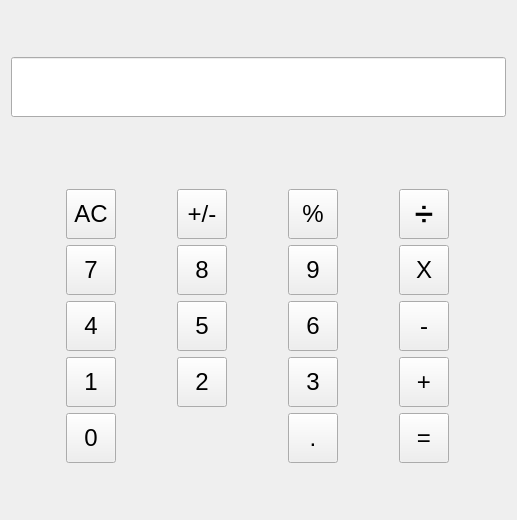
<?xml version="1.0" encoding="UTF-8"?>
<ui version="4.0">
 <class>Dialog</class>
 <widget class="QDialog" name="Dialog">
  <property name="geometry">
   <rect>
    <x>0</x>
    <y>0</y>
    <width>517</width>
    <height>520</height>
   </rect>
  </property>
  <property name="windowTitle">
   <string>Dialog</string>
  </property>
  <layout class="QVBoxLayout" name="verticalLayout_2">
   <item>
    <widget class="QLineEdit" name="line_value">
     <property name="minimumSize">
      <size>
       <width>0</width>
       <height>60</height>
      </size>
     </property>
    </widget>
   </item>
   <item>
    <spacer name="verticalSpacer">
     <property name="orientation">
      <enum>Qt::Vertical</enum>
     </property>
     <property name="sizeType">
      <enum>QSizePolicy::Fixed</enum>
     </property>
     <property name="sizeHint" stdset="0">
      <size>
       <width>20</width>
       <height>20</height>
      </size>
     </property>
    </spacer>
   </item>
   <item>
    <layout class="QGridLayout" name="gridLayout_2">
     <item row="4" column="2">
      <widget class="QToolButton" name="btn_9">
       <property name="minimumSize">
        <size>
         <width>50</width>
         <height>50</height>
        </size>
       </property>
       <property name="maximumSize">
        <size>
         <width>50</width>
         <height>50</height>
        </size>
       </property>
       <property name="font">
        <font>
         <pointsize>18</pointsize>
        </font>
       </property>
       <property name="text">
        <string>9</string>
       </property>
      </widget>
     </item>
     <item row="7" column="0">
      <widget class="QToolButton" name="btn_0">
       <property name="minimumSize">
        <size>
         <width>50</width>
         <height>50</height>
        </size>
       </property>
       <property name="maximumSize">
        <size>
         <width>50</width>
         <height>50</height>
        </size>
       </property>
       <property name="font">
        <font>
         <pointsize>18</pointsize>
        </font>
       </property>
       <property name="text">
        <string>0</string>
       </property>
      </widget>
     </item>
     <item row="3" column="1">
      <widget class="QToolButton" name="btn_bs">
       <property name="minimumSize">
        <size>
         <width>50</width>
         <height>50</height>
        </size>
       </property>
       <property name="maximumSize">
        <size>
         <width>50</width>
         <height>50</height>
        </size>
       </property>
       <property name="font">
        <font>
         <pointsize>18</pointsize>
        </font>
       </property>
       <property name="text">
        <string>+/-</string>
       </property>
      </widget>
     </item>
     <item row="7" column="2">
      <widget class="QToolButton" name="btn_point">
       <property name="minimumSize">
        <size>
         <width>50</width>
         <height>50</height>
        </size>
       </property>
       <property name="maximumSize">
        <size>
         <width>50</width>
         <height>50</height>
        </size>
       </property>
       <property name="font">
        <font>
         <pointsize>18</pointsize>
        </font>
       </property>
       <property name="text">
        <string>.</string>
       </property>
      </widget>
     </item>
     <item row="7" column="3">
      <widget class="QToolButton" name="btn_eq">
       <property name="minimumSize">
        <size>
         <width>50</width>
         <height>50</height>
        </size>
       </property>
       <property name="maximumSize">
        <size>
         <width>50</width>
         <height>50</height>
        </size>
       </property>
       <property name="font">
        <font>
         <pointsize>18</pointsize>
        </font>
       </property>
       <property name="text">
        <string>=</string>
       </property>
      </widget>
     </item>
     <item row="6" column="3">
      <widget class="QToolButton" name="btn_add">
       <property name="minimumSize">
        <size>
         <width>50</width>
         <height>50</height>
        </size>
       </property>
       <property name="maximumSize">
        <size>
         <width>50</width>
         <height>50</height>
        </size>
       </property>
       <property name="font">
        <font>
         <pointsize>18</pointsize>
        </font>
       </property>
       <property name="text">
        <string>+</string>
       </property>
      </widget>
     </item>
     <item row="4" column="3">
      <widget class="QToolButton" name="btn_cheng">
       <property name="minimumSize">
        <size>
         <width>50</width>
         <height>50</height>
        </size>
       </property>
       <property name="maximumSize">
        <size>
         <width>50</width>
         <height>50</height>
        </size>
       </property>
       <property name="font">
        <font>
         <pointsize>18</pointsize>
        </font>
       </property>
       <property name="text">
        <string>X</string>
       </property>
      </widget>
     </item>
     <item row="6" column="1">
      <widget class="QToolButton" name="btn_2">
       <property name="minimumSize">
        <size>
         <width>50</width>
         <height>50</height>
        </size>
       </property>
       <property name="maximumSize">
        <size>
         <width>50</width>
         <height>50</height>
        </size>
       </property>
       <property name="font">
        <font>
         <pointsize>18</pointsize>
        </font>
       </property>
       <property name="text">
        <string>2</string>
       </property>
      </widget>
     </item>
     <item row="3" column="3">
      <widget class="QToolButton" name="btn_chu">
       <property name="minimumSize">
        <size>
         <width>50</width>
         <height>50</height>
        </size>
       </property>
       <property name="maximumSize">
        <size>
         <width>50</width>
         <height>50</height>
        </size>
       </property>
       <property name="font">
        <font>
         <pointsize>18</pointsize>
        </font>
       </property>
       <property name="text">
        <string>➗</string>
       </property>
      </widget>
     </item>
     <item row="6" column="0">
      <widget class="QToolButton" name="toolButton_17">
       <property name="minimumSize">
        <size>
         <width>50</width>
         <height>50</height>
        </size>
       </property>
       <property name="maximumSize">
        <size>
         <width>50</width>
         <height>50</height>
        </size>
       </property>
       <property name="font">
        <font>
         <pointsize>18</pointsize>
        </font>
       </property>
       <property name="text">
        <string>=</string>
       </property>
      </widget>
     </item>
     <item row="6" column="0">
      <widget class="QToolButton" name="btn_1">
       <property name="minimumSize">
        <size>
         <width>50</width>
         <height>50</height>
        </size>
       </property>
       <property name="maximumSize">
        <size>
         <width>50</width>
         <height>50</height>
        </size>
       </property>
       <property name="font">
        <font>
         <pointsize>18</pointsize>
        </font>
       </property>
       <property name="text">
        <string>1</string>
       </property>
      </widget>
     </item>
     <item row="4" column="0">
      <widget class="QToolButton" name="btn_7">
       <property name="minimumSize">
        <size>
         <width>50</width>
         <height>50</height>
        </size>
       </property>
       <property name="maximumSize">
        <size>
         <width>50</width>
         <height>50</height>
        </size>
       </property>
       <property name="font">
        <font>
         <pointsize>18</pointsize>
        </font>
       </property>
       <property name="text">
        <string>7</string>
       </property>
      </widget>
     </item>
     <item row="5" column="3">
      <widget class="QToolButton" name="btn_jian">
       <property name="minimumSize">
        <size>
         <width>50</width>
         <height>50</height>
        </size>
       </property>
       <property name="maximumSize">
        <size>
         <width>50</width>
         <height>50</height>
        </size>
       </property>
       <property name="font">
        <font>
         <pointsize>18</pointsize>
        </font>
       </property>
       <property name="text">
        <string>-</string>
       </property>
      </widget>
     </item>
     <item row="3" column="0">
      <widget class="QToolButton" name="toolButton_18">
       <property name="minimumSize">
        <size>
         <width>50</width>
         <height>50</height>
        </size>
       </property>
       <property name="maximumSize">
        <size>
         <width>50</width>
         <height>50</height>
        </size>
       </property>
       <property name="font">
        <font>
         <pointsize>18</pointsize>
        </font>
       </property>
       <property name="text">
        <string>.</string>
       </property>
      </widget>
     </item>
     <item row="4" column="1">
      <widget class="QToolButton" name="btn_8">
       <property name="minimumSize">
        <size>
         <width>50</width>
         <height>50</height>
        </size>
       </property>
       <property name="maximumSize">
        <size>
         <width>50</width>
         <height>50</height>
        </size>
       </property>
       <property name="font">
        <font>
         <pointsize>18</pointsize>
        </font>
       </property>
       <property name="text">
        <string>8</string>
       </property>
      </widget>
     </item>
     <item row="3" column="0">
      <widget class="QToolButton" name="btn_clear">
       <property name="minimumSize">
        <size>
         <width>50</width>
         <height>50</height>
        </size>
       </property>
       <property name="maximumSize">
        <size>
         <width>50</width>
         <height>50</height>
        </size>
       </property>
       <property name="font">
        <font>
         <pointsize>18</pointsize>
        </font>
       </property>
       <property name="text">
        <string>AC</string>
       </property>
      </widget>
     </item>
     <item row="6" column="2">
      <widget class="QToolButton" name="btn_3">
       <property name="minimumSize">
        <size>
         <width>50</width>
         <height>50</height>
        </size>
       </property>
       <property name="maximumSize">
        <size>
         <width>50</width>
         <height>50</height>
        </size>
       </property>
       <property name="font">
        <font>
         <pointsize>18</pointsize>
        </font>
       </property>
       <property name="text">
        <string>3</string>
       </property>
      </widget>
     </item>
     <item row="5" column="0">
      <widget class="QToolButton" name="btn_4">
       <property name="minimumSize">
        <size>
         <width>50</width>
         <height>50</height>
        </size>
       </property>
       <property name="maximumSize">
        <size>
         <width>50</width>
         <height>50</height>
        </size>
       </property>
       <property name="font">
        <font>
         <pointsize>18</pointsize>
        </font>
       </property>
       <property name="text">
        <string>4</string>
       </property>
      </widget>
     </item>
     <item row="5" column="2">
      <widget class="QToolButton" name="btn_6">
       <property name="minimumSize">
        <size>
         <width>50</width>
         <height>50</height>
        </size>
       </property>
       <property name="maximumSize">
        <size>
         <width>50</width>
         <height>50</height>
        </size>
       </property>
       <property name="font">
        <font>
         <pointsize>18</pointsize>
        </font>
       </property>
       <property name="text">
        <string>6</string>
       </property>
      </widget>
     </item>
     <item row="3" column="2">
      <widget class="QToolButton" name="btn_100">
       <property name="minimumSize">
        <size>
         <width>50</width>
         <height>50</height>
        </size>
       </property>
       <property name="maximumSize">
        <size>
         <width>50</width>
         <height>50</height>
        </size>
       </property>
       <property name="font">
        <font>
         <pointsize>18</pointsize>
        </font>
       </property>
       <property name="text">
        <string>%</string>
       </property>
      </widget>
     </item>
     <item row="5" column="1">
      <widget class="QToolButton" name="btn_5">
       <property name="minimumSize">
        <size>
         <width>50</width>
         <height>50</height>
        </size>
       </property>
       <property name="maximumSize">
        <size>
         <width>50</width>
         <height>50</height>
        </size>
       </property>
       <property name="font">
        <font>
         <pointsize>18</pointsize>
        </font>
       </property>
       <property name="text">
        <string>5</string>
       </property>
      </widget>
     </item>
    </layout>
   </item>
  </layout>
 </widget>
 <resources/>
 <connections/>
</ui>
